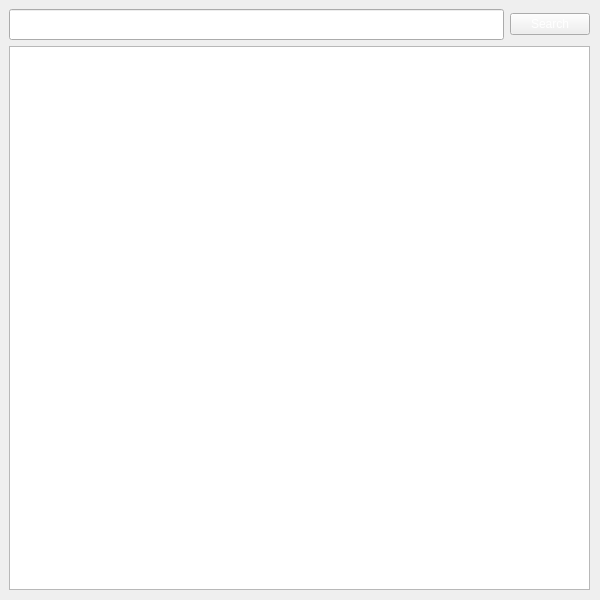
<?xml version="1.0" encoding="UTF-8"?>
<ui version="4.0">
 <class>MainWindow</class>
 <widget class="QMainWindow" name="MainWindow">
  <property name="geometry">
   <rect>
    <x>0</x>
    <y>0</y>
    <width>600</width>
    <height>600</height>
   </rect>
  </property>
  <property name="windowTitle">
   <string>MainWindow</string>
  </property>
  <property name="styleSheet">
   <string notr="true"> background: qlineargradient(x1:0, y1:2, x2:1, y2:1,
                stop:0 white, stop: 0.4 rgb(50, 50, 50), stop:1 rgb(37, 89, 56));
color: rgb(255, 255, 255)</string>
  </property>
  <widget class="QWidget" name="centralwidget">
   <widget class="QWidget" name="gridLayoutWidget">
    <property name="geometry">
     <rect>
      <x>9</x>
      <y>9</y>
      <width>581</width>
      <height>581</height>
     </rect>
    </property>
    <layout class="QGridLayout" name="gridLayout">
     <item row="0" column="0">
      <widget class="QLineEdit" name="lineEdit">
       <property name="sizePolicy">
        <sizepolicy hsizetype="Expanding" vsizetype="Fixed">
         <horstretch>0</horstretch>
         <verstretch>0</verstretch>
        </sizepolicy>
       </property>
       <property name="font">
        <font>
         <pointsize>14</pointsize>
        </font>
       </property>
       <property name="styleSheet">
        <string notr="true">color: rgb(255, 255, 255)</string>
       </property>
      </widget>
     </item>
     <item row="0" column="1">
      <widget class="QPushButton" name="pushButton">
       <property name="styleSheet">
        <string notr="true">color: rgb(255, 255, 255)</string>
       </property>
       <property name="text">
        <string>Search</string>
       </property>
      </widget>
     </item>
     <item row="1" column="0" colspan="2">
      <widget class="QTextBrowser" name="textBrowser"/>
     </item>
    </layout>
   </widget>
  </widget>
 </widget>
 <resources/>
 <connections/>
</ui>
